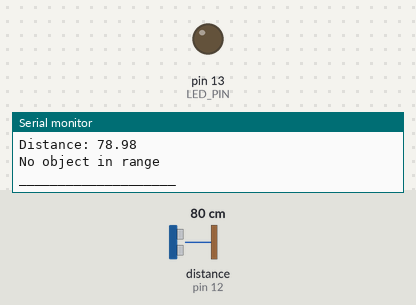
The sketch below on a simulated Arduino Uno, built with avr-gcc and run on an emulated ATmega328P. Parts: output pins drawn as LEDs (lit = HIGH), the last lines printed to the serial monitor. Wiring (inferred from the names in the program): ultrasonic range finder: trigger pin 11; echo pin 12. The test bench sets the inputs (shaded band); at power-on: distance to the obstacle (sensor on pin 12) 80 cm. The echo pulse lasts 58.3 µs per cm; pins used as bus, display or sensor lines are not drawn.

Above: at 1.3 s.
1.4 s: distance to the obstacle (sensor on pin 12) set to 12 cm
2.9 s: distance to the obstacle (sensor on pin 12) set to 9 cm
At 4.1 s:
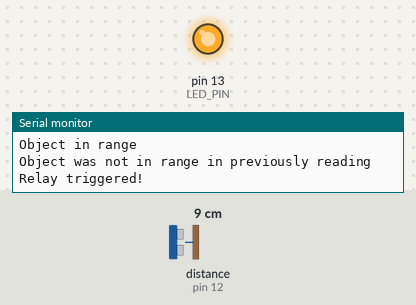
Timing chart, 0 to 6.6 s (numbered marks = the images above; inputs shaded):
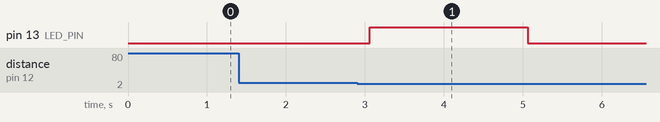

The sketch:

automatic_sanitizer_dispenser_PCB_version.ino
```cpp
#define THRESHOLD_DISTANCE 10             //Distance in centimetres
#define AUTOCUT_TIME 2                    //Autocut time in seconds
#define LED_PIN 13                        //LED pin
#define SSR_PIN 2                         //Solid State Relay(SSR) control pin
#define TRIG_PIN 11                        //Trigger pin in ultrasonic sensor
#define ECHO_PIN 12                       //Echo pin in ultrasonic sensor

boolean wasInRangePrevious = false;       // flag to check if object was  in range previously
void setup() {
  Serial.begin(9600);
  pinMode(SSR_PIN, OUTPUT);
  digitalWrite(SSR_PIN, LOW);          //initially turn relay off
  pinMode(LED_PIN, OUTPUT);
  pinMode(TRIG_PIN, OUTPUT);
  pinMode(ECHO_PIN, INPUT);
}

void loop() {
  float distance = getDistance();
  Serial.println("Distance: " + String(distance));
  if ( distance > 0 && distance <= THRESHOLD_DISTANCE)         //if object is currently in range
  {
    Serial.println("Object in range");
    if (!wasInRangePrevious)                //if object was not in range previously
    {
      Serial.println("Object was not in range in previously reading");
      Serial.println("Relay triggered!");
      digitalWrite(SSR_PIN, HIGH);           //turn on relay switch on
      digitalWrite(LED_PIN, HIGH);           //turn led on
      delay(AUTOCUT_TIME * 1000);            //delay as per autocut time
      digitalWrite(SSR_PIN, LOW);            //turn  relay switch off
      digitalWrite(LED_PIN, LOW);            //turn led off

      float checked_distance = getDistance();

      if (checked_distance > 0 && checked_distance <= THRESHOLD_DISTANCE) //check if object is still in range
      {
        wasInRangePrevious = true;
      }
      else {
        wasInRangePrevious = false;
      }

    }
    else {
      Serial.println("Object was in range in previously reading");
      Serial.println("Relay not triggered!");
    }
  }
  else {
    Serial.println("No object in range");
    wasInRangePrevious = false;
  }
  Serial.println("____________________");
  delay(500);
}

//get distance in centimetres
float getDistance()
{
  digitalWrite(TRIG_PIN, LOW); //clears the trigger pin
  delayMicroseconds(2);

  digitalWrite(TRIG_PIN, HIGH); //sets the trigger pin on HIGH state for 10 micro seconds
  delayMicroseconds(10);
  digitalWrite(TRIG_PIN, LOW);

  float duration = pulseIn(ECHO_PIN, HIGH); //reads the echo pin, returns the sound wave travel time in microseconds
  return duration * 0.034 / 2;              //calculate and return distance in centimetres
}
```

Measured:
- the behaviour switches between 11 and 10 cm on distance to the obstacle (sensor on pin 12) (found by bisection; images 0 and 1)
- after the input at 2.9 s, pin 13 (LED_PIN): LOW → HIGH after 0.16 s, → LOW 2.0 s later
